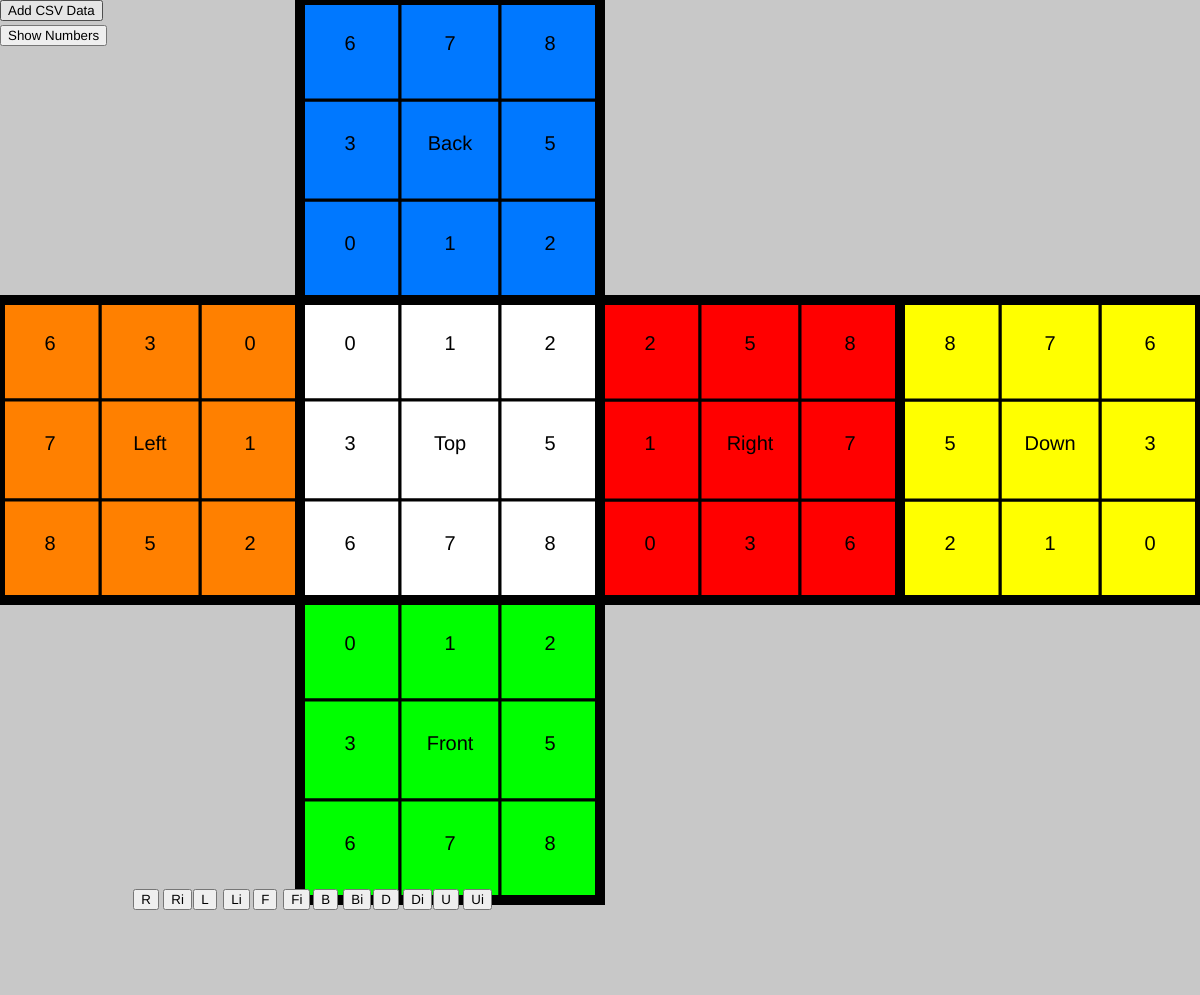
Frame 1 (no input)
Frame 60 (no input): identical to frame 1, image omitted
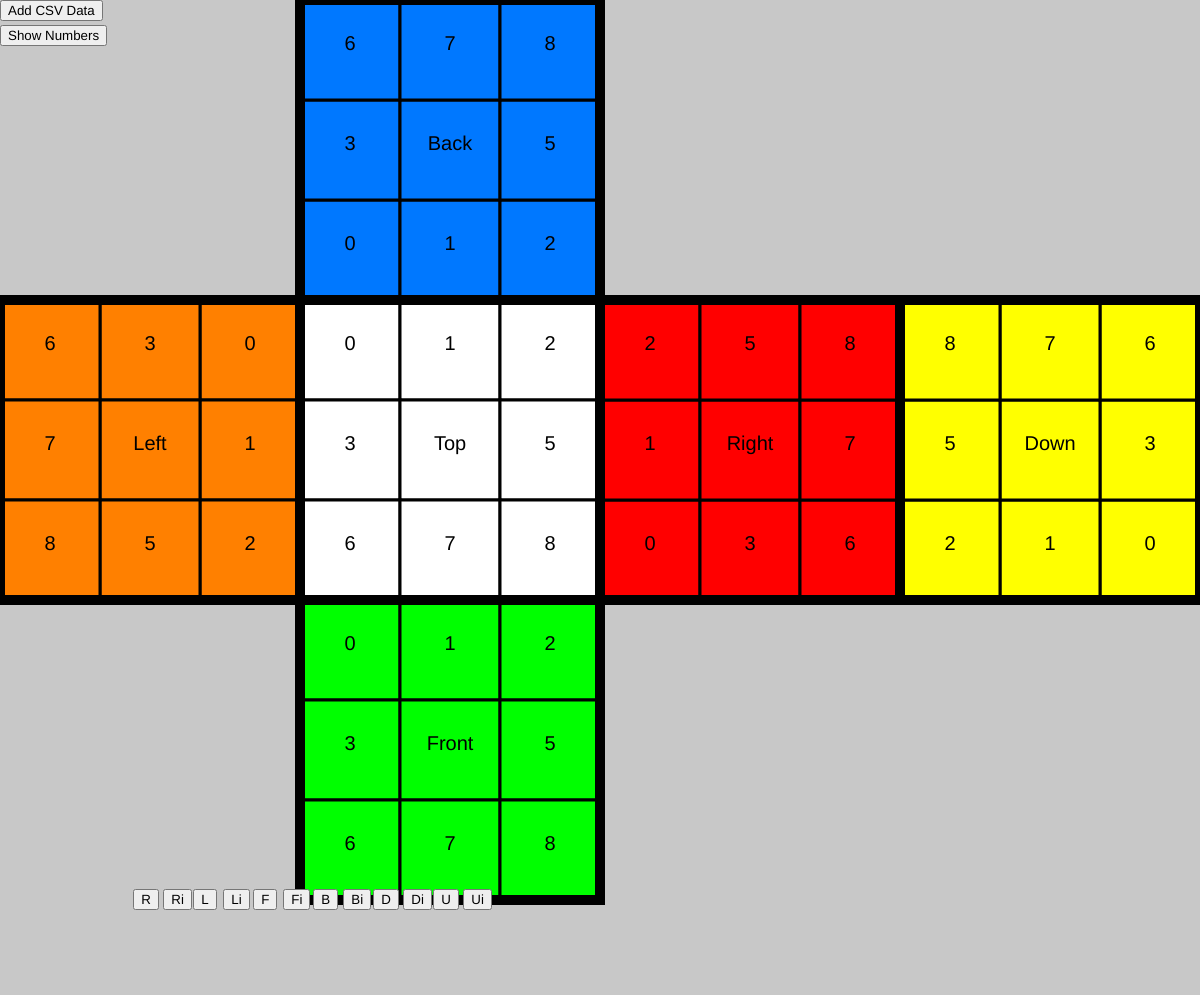
Frame 120 (the mouse pressed at the canvas centre since frame 60)

The p5.js sketch that drew these frames (run headless with seeded random() and noise() and a simulated clock; from frame 60 on, the mouse is pressed at the canvas centre):

// p5.js sketch
// ── sketch.js
var squares = [];
var csvData = [5,5,5,5,5,5,5,5,5,0,0,0,0,0,0,0,0,0,3,3,3,3,3,3,3,3,3,1,1,1,1,1,1,1,1,1,2,2,2,2,2,2,2,2,2,4,4,4,4,4,4,4,4,4];
var showNumbers = true;
var buttons = [];

let upSide = [];
let downSide = [];
let rightSide = [];
let leftSide = [];
let frontSide = [];
let backSide = [];

class cubeColors{
  constructor(){
    this.white =  [0,0,0,0,0,0,0,0,0];
    this.yellow = [1,1,1,1,1,1,1,1,1];
    this.red =    [2,2,2,2,2,2,2,2,2];
    this.blue =   [3,3,3,3,3,3,3,3,3];
    this.orange = [4,4,4,4,4,4,4,4,4];
    this.green =  [5,5,5,5,5,5,5,5,5];
  }
};

class Square{
	constructor(width,x,y,col){
		this.width = width;
		this.x = x;
		this.y = y;
		this.col = col;
		this.num;
	}

	show(){
		rectMode(CORNER);
		fill(this.col);
		noStroke();
		if(this.num >= 0){stroke(0);}
		rect(this.x,this.y,this.width,this.width);
		textSize(20);
		if(showNumbers == true && this.num >= 0){
			var column = this.x/this.width;
			var row = this.y/this.width;

			textAlign(CENTER);
			fill(0);
			noStroke();

			if(round(column) == 4 && row == 1){
				text("Back" , this.x + (this.width/2), this.y + (this.width/2));
			}
			if(round(column) == 4 && round(row) == 7){
				text("Front" , this.x + (this.width/2), this.y + (this.width/2));
			}
			if(round(column) == 10 && round(row) == 4){
				text("Down" , this.x + (this.width/2), this.y + (this.width/2));
			}
			if(round(column) == 7 && round(row) == 4){
				text("Right" , this.x + (this.width/2), this.y + (this.width/2));
			}
			if(round(column) == 4 && round(row) == 4){
				text("Top" , this.x + (this.width/2), this.y + (this.width/2));
			}
			if(round(column) == 1 && round(row) == 4){
				text("Left" , this.x + (this.width/2), this.y + (this.width/2));
			}
			if(this.num != 4){
				text(this.num + "" , this.x + (this.width/2), this.y + (this.width/2));
			}
		}
	}

	change(newCol,num){
		this.num = num;
		this.col = color(newCol);
		stroke(0);
		strokeWeight(3);
		this.show();
		noStroke();

	}
}

function setup() {
	var button1 = createButton("Add CSV Data");
	button1.mousePressed(function(){var data=prompt();var tempArr=[];for(var i=0;i<data.length;i++){if(data[i]!=','){tempArr.push(int(data[i]));}}csvData=tempArr;makeSquares();});
	button1.position(0,0);

	var button2 = createButton("Show Numbers");
	button2.mouseClicked(function(){if(showNumbers == false){showNumbers = true}else{showNumbers = false}makeSquares();});
	button2.position(0,25);


	red = color(255,0,0);
	yellow = color(255,255,0);
	green = color(0,255,0);
	blue = color(0,120,255);
	orange = color(255,128,0);
	white = color(255);
	makeSquares();


	cube = new cubeColors;
  solver(cube);

  let name = ["R", "Ri","L", "Li","F", "Fi","B", "Bi","D", "Di","U", "Ui"];
  let funcs = [turnRight, turnRightInverted, turnLeft, turnLeftInverted, turnFront, turnFrontInverted, turnBack, turnBackInverted, turnDown, turnDownInverted, turnUp, turnUpInverted];
  console.log(name,funcs);
  for (var i = 0; i < name.length; i++) {
    let f = funcs[i];
    easierButtons(name[i],windowWidth/9+(i*30), windowHeight*8/9, function(){f();csvData = CSV().split(',');makeSquares();});
  }

}

function makeSquares(){
	createCanvas(windowWidth,windowHeight-5);
	background(255);
	noStroke();
	frameRate(60);


	//finds maximum square width;
	var maxWidthX = windowWidth/12;
	var maxWidthY = windowHeight/9;
	if(maxWidthX <= maxWidthY){sqrWidth = maxWidthX}else{var sqrWidth = maxWidthY}

	var squaresX = int(windowWidth/sqrWidth);
	var squaresY = int(windowHeight/sqrWidth);
	for(var i = 0; i<squaresX; i++){
		squares[i] = [];
		for(var j = 0; j<squaresY; j++){
			squares[i][j] = new Square(sqrWidth, i*sqrWidth, j*sqrWidth, 200);
			squares[i][j].show();
		}
	}


	//front
	newSquare(3,6,0,0);
	newSquare(4,6,1,1);
	newSquare(5,6,2,2);
	newSquare(3,7,3,3);
	newSquare(4,7,4,4);
	newSquare(5,7,5,5);
	newSquare(3,8,6,6);
	newSquare(4,8,7,7);
	newSquare(5,8,8,8);

	//top
	newSquare(3,3,9,0);
	newSquare(4,3,10,1);
	newSquare(5,3,11,2);
	newSquare(3,4,12,3);
	newSquare(4,4,13,4);
	newSquare(5,4,14,5);
	newSquare(3,5,15,6);
	newSquare(4,5,16,7);
	newSquare(5,5,17,8);

	//back
	newSquare(3,2,18,0);
	newSquare(4,2,19,1);
	newSquare(5,2,20,2);
	newSquare(3,1,21,3);
	newSquare(4,1,22,4);
	newSquare(5,1,23,5);
	newSquare(3,0,24,6);
	newSquare(4,0,25,7);
	newSquare(5,0,26,8);

	//bottom
	newSquare(11,5,27,0);
	newSquare(10,5,28,1);
	newSquare(9,5,29,2);
	newSquare(11,4,30,3);
	newSquare(10,4,31,4);
	newSquare(9,4,32,5);
	newSquare(11,3,33,6);
	newSquare(10,3,34,7);
	newSquare(9,3,35,8);

	//right
	newSquare(6,5,36,0);
	newSquare(6,4,37,1);
	newSquare(6,3,38,2);
	newSquare(7,5,39,3);
	newSquare(7,4,40,4);
	newSquare(7,3,41,5);
	newSquare(8,5,42,6);
	newSquare(8,4,43,7);
	newSquare(8,3,44,8);

	//left
	newSquare(2,3,45,0);
	newSquare(2,4,46,1);
	newSquare(2,5,47,2);
	newSquare(1,3,48,3);
	newSquare(1,4,49,4);
	newSquare(1,5,50,5);
	newSquare(0,3,51,6);
	newSquare(0,4,52,7);
	newSquare(0,5,53,8);



	noFill();
	stroke(0);
	strokeWeight(10);
	rect(sqrWidth*3,0,sqrWidth*3,sqrWidth*9);
	rect(0,sqrWidth*3,sqrWidth*12,sqrWidth*3);
	rect(0,sqrWidth*3,sqrWidth*9,sqrWidth*3);


}

function newSquare(x,y,arrPos,num){
	if(csvData[arrPos] == 0){col = white}
	if(csvData[arrPos] == 1){col = yellow}
	if(csvData[arrPos] == 2){col = red}
	if(csvData[arrPos] == 3){col = blue}
	if(csvData[arrPos] == 4){col = orange}
	if(csvData[arrPos] == 5){col = green}
	squares[x][y].change(col,num);
}

function draw() {
  csvData = CSV().split(',');
  makeSquares();
}

function solver(cube){
  for (let i = 0; i<9; i++){
    //sets up the sides for the proper color movements
    //the camera data should determine all of these
    //make sure these states are valid
    upSide[i] = cube.white[i];
    downSide[i] = cube.yellow[i];
    rightSide[i] = cube.red[i];
    leftSide[i] = cube.orange[i];
    frontSide[i] = cube.green[i];
    backSide[i] = cube.blue[i];
  }


  print(CSV());
  csvData = CSV().split(',');
  makeSquares();

  /*
  //randomizes cube
  srand(time(NULL)); //seeds rng with current time
  for (let i = 0; i<(200+rand()%30); i++){//runs scrambler a random amount of times
    let random = rand()%6;
    if (random == 0){turnRight();}
    if (random == 1){turnLeft();}
    if (random == 2){turnUp();}
    if (random == 3){turnDown();}
    if (random == 4){turnFront();}
    if (random == 5){turnBack();}
  }
  */


}

//prints values in the order of  (front,up,back,down,right,left)
function CSV(){
  let str = '';
  for (let i = 0; i<9; i++){
    str += frontSide[i]+',';
  }
  for (let i = 0; i<9; i++){
    str += upSide[i]+',';
  }
  for (let i = 0; i<9; i++){
    str += backSide[i]+',';
  }
  for (let i = 0; i<9; i++){
    str += downSide[i]+',';
  }
  for (let i = 0; i<9; i++){
    str += rightSide[i]+',';
  }
  for (let i = 0; i<9; i++){
    str += leftSide[i]+',';
  }
  return str;
}

function turnRight(){
  let oldRight = [];
  for (let i = 0; i<9; i++){
    oldRight[i] = rightSide[i];
  }
  //right corners
  rightSide[0] = oldRight[6];
  rightSide[2] = oldRight[0];
  rightSide[8] = oldRight[2];
  rightSide[6] = oldRight[8];
  //right sides
  rightSide[1] = oldRight[3];
  rightSide[5] = oldRight[1];
  rightSide[7] = oldRight[5];
  rightSide[3] = oldRight[7];

  let oldUp = [], oldBack = [], oldDown = [], oldFront = [];
  for(let i = 0; i<3; i++){
    oldUp[i] = upSide[(i*3)+2];
    oldBack[i] = backSide[(i*3)+2];
    oldDown[i] = downSide[(i*3)+2];
    oldFront[i] = frontSide[(i*3)+2];
  }
  for(let i = 0; i<3; i++){
    upSide[(i*3)+2] = oldFront[i];
    backSide[(i*3)+2] = oldUp[2-i];
    downSide[(i*3)+2] = oldBack[2-i];
    frontSide[(i*3)+2] = oldDown[i];
  }
}
function turnRightInverted(){
  let oldRight = [];
  for (let i = 0; i<9; i++){
    oldRight[i] = rightSide[i];
  }
  //right corners
  rightSide[0] = oldRight[2];
  rightSide[2] = oldRight[8];
  rightSide[8] = oldRight[6];
  rightSide[6] = oldRight[0];
  //right sides
  rightSide[1] = oldRight[5];
  rightSide[5] = oldRight[7];
  rightSide[7] = oldRight[3];
  rightSide[3] = oldRight[1];

  let oldUp = [], oldBack = [], oldDown = [], oldFront = [];
  for(let i = 0; i<3; i++){
    oldUp[i] = upSide[(i*3)+2];
    oldBack[i] = backSide[(i*3)+2];
    oldDown[i] = downSide[(i*3)+2];
    oldFront[i] = frontSide[(i*3)+2];
  }
  for(let i = 0; i<3; i++){
    upSide[(i*3)+2] = oldBack[2-i];
    backSide[(i*3)+2] = oldDown[2-i];
    downSide[(i*3)+2] = oldFront[i];
    frontSide[(i*3)+2] = oldUp[i];
  }
}
function turnLeft(){
  let oldLeft = [];;
  for (let i = 0; i<9; i++){
    oldLeft[i] = leftSide[i];
  }
  //left corners
  leftSide[0] = oldLeft[6];
  leftSide[6] = oldLeft[8];
  leftSide[8] = oldLeft[2];
  leftSide[2] = oldLeft[0];
  //left sides
  leftSide[1] = oldLeft[3];
  leftSide[5] = oldLeft[1];
  leftSide[7] = oldLeft[5];
  leftSide[3] = oldLeft[7];

  let oldUp = [], oldBack = [], oldDown = [], oldFront = [];
  for(let i = 0; i<3; i++){
    oldUp[i] = upSide[(i*3)];
    oldBack[i] = backSide[(i*3)];
    oldDown[i] = downSide[(i*3)];
    oldFront[i] = frontSide[(i*3)];
  }
  for(let i = 0; i<3; i++){
    upSide[(i*3)] = oldBack[2-i];
    backSide[(i*3)] = oldDown[2-i];
    downSide[(i*3)] = oldFront[i];
    frontSide[(i*3)] = oldUp[i];
  }
}
function turnLeftInverted(){
  let oldLeft = [];;
  for (let i = 0; i<9; i++){
    oldLeft[i] = leftSide[i];
  }
  //left corners
  leftSide[0] = oldLeft[2];
  leftSide[6] = oldLeft[0];
  leftSide[8] = oldLeft[6];
  leftSide[2] = oldLeft[8];
  //left sides
  leftSide[1] = oldLeft[5];
  leftSide[5] = oldLeft[7];
  leftSide[7] = oldLeft[3];
  leftSide[3] = oldLeft[1];

  let oldUp = [], oldBack = [], oldDown = [], oldFront = [];
  for(let i = 0; i<3; i++){
    oldUp[i] = upSide[(i*3)];
    oldBack[i] = backSide[(i*3)];
    oldDown[i] = downSide[(i*3)];
    oldFront[i] = frontSide[(i*3)];
  }
  for(let i = 0; i<3; i++){
    upSide[(i*3)] = oldFront[i];
    backSide[(i*3)] = oldUp[2-i];
    downSide[(i*3)] = oldBack[2-i];
    frontSide[(i*3)] = oldDown[i];
  }
}
function turnFront(){
  let oldFront = [];
  for (let i = 0; i<9; i++){
    oldFront[i] = frontSide[i];
  }
  //left corners
  frontSide[0] = oldFront[6];
  frontSide[6] = oldFront[8];
  frontSide[8] = oldFront[2];
  frontSide[2] = oldFront[0];
  //left sides
  frontSide[1] = oldFront[3];
  frontSide[5] = oldFront[1];
  frontSide[7] = oldFront[5];
  frontSide[3] = oldFront[7];

  let oldRight = [], oldLeft = [], oldDown = [], oldUp = [];
  for(let i = 0; i<3; i++){
    oldUp[i] = upSide[i+6];
    oldDown[i] = downSide[i];
    oldLeft[i] = leftSide[(i*3)+2];
    oldRight[i] = rightSide[i*3];
  }
  for(let i = 0; i<3; i++){
    upSide[i+6] = oldLeft[2-i];
    downSide[i] = oldRight[2-i];
    leftSide[(i*3)+2] = oldDown[i];
    rightSide[i*3] = oldUp[i];
  }
}
function turnFrontInverted(){
  let oldFront = [];
  for (let i = 0; i<9; i++){
    oldFront[i] = frontSide[i];
  }
  //left corners
  frontSide[0] = oldFront[2];
  frontSide[6] = oldFront[0];
  frontSide[8] = oldFront[6];
  frontSide[2] = oldFront[8];
  //left sides
  frontSide[1] = oldFront[5];
  frontSide[5] = oldFront[7];
  frontSide[7] = oldFront[3];
  frontSide[3] = oldFront[1];

  let oldRight = [], oldLeft = [], oldDown = [], oldUp = [];
  for(let i = 0; i<3; i++){
    oldUp[i] = upSide[i+6];
    oldDown[i] = downSide[i];
    oldLeft[i] = leftSide[(i*3)+2];
    oldRight[i] = rightSide[i*3];
  }
  for(let i = 0; i<3; i++){
    upSide[i+6] = oldRight[i];
    downSide[i] = oldLeft[i];
    leftSide[(i*3)+2] = oldUp[2-i];
    rightSide[i*3] = oldDown[2-i];
  }
}
function turnUp(){
  let oldUp = [];
  for (let i = 0; i<9; i++){
    oldUp[i] = upSide[i];
  }
  //left corners
  upSide[0] = oldUp[6];
  upSide[2] = oldUp[0];
  upSide[8] = oldUp[2];
  upSide[6] = oldUp[8];
  //left sides
  upSide[1] = oldUp[3];
  upSide[5] = oldUp[1];
  upSide[7] = oldUp[5];
  upSide[3] = oldUp[7];

  let oldFront = [], oldLeft = [], oldBack = [], oldRight = [];
  for(let i = 0; i<3; i++){
    oldFront[i] = frontSide[i];
    oldLeft[i] = leftSide[i];
    oldBack[i] = backSide[i];
    oldRight[i] = rightSide[i];
  }
  for(let i = 0; i<3; i++){
    frontSide[i] = oldRight[i];
    rightSide[i] = oldBack[2-i];
    backSide[i] = oldLeft[2-i];
    leftSide[i] = oldFront[i];
  }
}
function turnUpInverted(){
  let oldUp = [];
  for (let i = 0; i<9; i++){
    oldUp[i] = upSide[i];
  }
  //left corners
  upSide[0] = oldUp[2];
  upSide[2] = oldUp[8];
  upSide[8] = oldUp[6];
  upSide[6] = oldUp[0];
  //left sides
  upSide[1] = oldUp[5];
  upSide[5] = oldUp[7];
  upSide[7] = oldUp[3];
  upSide[3] = oldUp[1];

  let oldFront = [], oldLeft = [], oldBack = [], oldRight = [];
  for(let i = 0; i<3; i++){
    oldFront[i] = frontSide[i];
    oldLeft[i] = leftSide[i];
    oldBack[i] = backSide[i];
    oldRight[i] = rightSide[i];
  }
  for(let i = 0; i<3; i++){
    frontSide[i] = oldLeft[i];
    rightSide[i] = oldFront[i];
    backSide[i] = oldRight[2-i];
    leftSide[i] = oldBack[2-i];
  }
}
function turnBack(){
  let oldBack = [];
  for (let i = 0; i<9; i++){
    oldBack[i] = backSide[i];
  }
  //corners
  backSide[0] = oldBack[2];
  backSide[2] = oldBack[8];
  backSide[8] = oldBack[6];
  backSide[6] = oldBack[0];
  //sides
  backSide[1] = oldBack[5];
  backSide[5] = oldBack[7];
  backSide[7] = oldBack[3];
  backSide[3] = oldBack[1];

  let oldLeft = [], oldUp = [], oldRight = [], oldDown = [];
  for(let i = 0; i<3; i++){
    oldLeft[i] = leftSide[3*i];
    oldUp[i] = upSide[i];
    oldRight[i] = rightSide[(i*3)+2];
    oldDown[i] = downSide[i+6];
  }
  for(let i = 0; i<3; i++){
    leftSide[3*i] = oldUp[2-i];
    upSide[i] = oldRight[i];
    rightSide[(i*3)+2] = oldDown[2-i];
    downSide[i+6] = oldLeft[i];
  }
}
function turnBackInverted(){
  let oldBack = [];
  for (let i = 0; i<9; i++){
    oldBack[i] = backSide[i];
  }
  //corners
  backSide[0] = oldBack[6];
  backSide[2] = oldBack[0];
  backSide[8] = oldBack[2];
  backSide[6] = oldBack[8];
  //sides
  backSide[1] = oldBack[3];
  backSide[5] = oldBack[1];
  backSide[7] = oldBack[5];
  backSide[3] = oldBack[7];

  let oldLeft = [], oldUp = [], oldRight = [], oldDown = [];
  for(let i = 0; i<3; i++){
    oldLeft[i] = leftSide[3*i];
    oldUp[i] = upSide[i];
    oldRight[i] = rightSide[(i*3)+2];
    oldDown[i] = downSide[i+6];
  }
  for(let i = 0; i<3; i++){
    leftSide[3*i] = oldDown[i];
    upSide[i] = oldLeft[2-i];
    rightSide[(i*3)+2] = oldUp[i];
    downSide[i+6] = oldRight[2-i];
  }
}
function turnDown(){
  let oldDown = [];
  for (let i = 0; i<9; i++){
    oldDown[i] = downSide[i];
  }
  //left corners
  downSide[0] = oldDown[6];
  downSide[6] = oldDown[8];
  downSide[8] = oldDown[2];
  downSide[2] = oldDown[0];
  //left sides
  downSide[1] = oldDown[3];
  downSide[5] = oldDown[1];
  downSide[7] = oldDown[5];
  downSide[3] = oldDown[7];

  let oldFront = [], oldLeft = [], oldBack = [], oldRight = [];
  for(let i = 0; i<3; i++){
    oldFront[i] = frontSide[i+6];
    oldLeft[i] = leftSide[i+6];
    oldBack[i] = backSide[i+6];
    oldRight[i] = rightSide[i+6];
  }
  for(let i = 0; i<3; i++){
    frontSide[i+6] = oldLeft[i];
    rightSide[i+6] = oldFront[i];
    backSide[i+6] = oldRight[2-i];
    leftSide[i+6] = oldBack[2-i];
  }
}
function turnDownInverted(){
  let oldDown = [];
  for (let i = 0; i<9; i++){
    oldDown[i] = downSide[i];
  }
  //left corners
  downSide[0] = oldDown[2];
  downSide[6] = oldDown[0];
  downSide[8] = oldDown[6];
  downSide[2] = oldDown[8];
  //left sides
  downSide[1] = oldDown[5];
  downSide[5] = oldDown[7];
  downSide[7] = oldDown[3];
  downSide[3] = oldDown[1];

  let oldFront = [], oldLeft = [], oldBack = [], oldRight = [];
  for(let i = 0; i<3; i++){
    oldFront[i] = frontSide[i+6];
    oldLeft[i] = leftSide[i+6];
    oldBack[i] = backSide[i+6];
    oldRight[i] = rightSide[i+6];
  }
  for(let i = 0; i<3; i++){
    frontSide[i+6] = oldRight[i];
    rightSide[i+6] = oldBack[2-i];
    backSide[i+6] = oldLeft[2-i];
    leftSide[i+6] = oldFront[i];
  }
}

function easierButtons(buttonName, x, y, func){
	buttons.push(createButton(buttonName));
	buttons[buttons.length-1].position(x,y);
	buttons[buttons.length-1].mousePressed(func);
}
